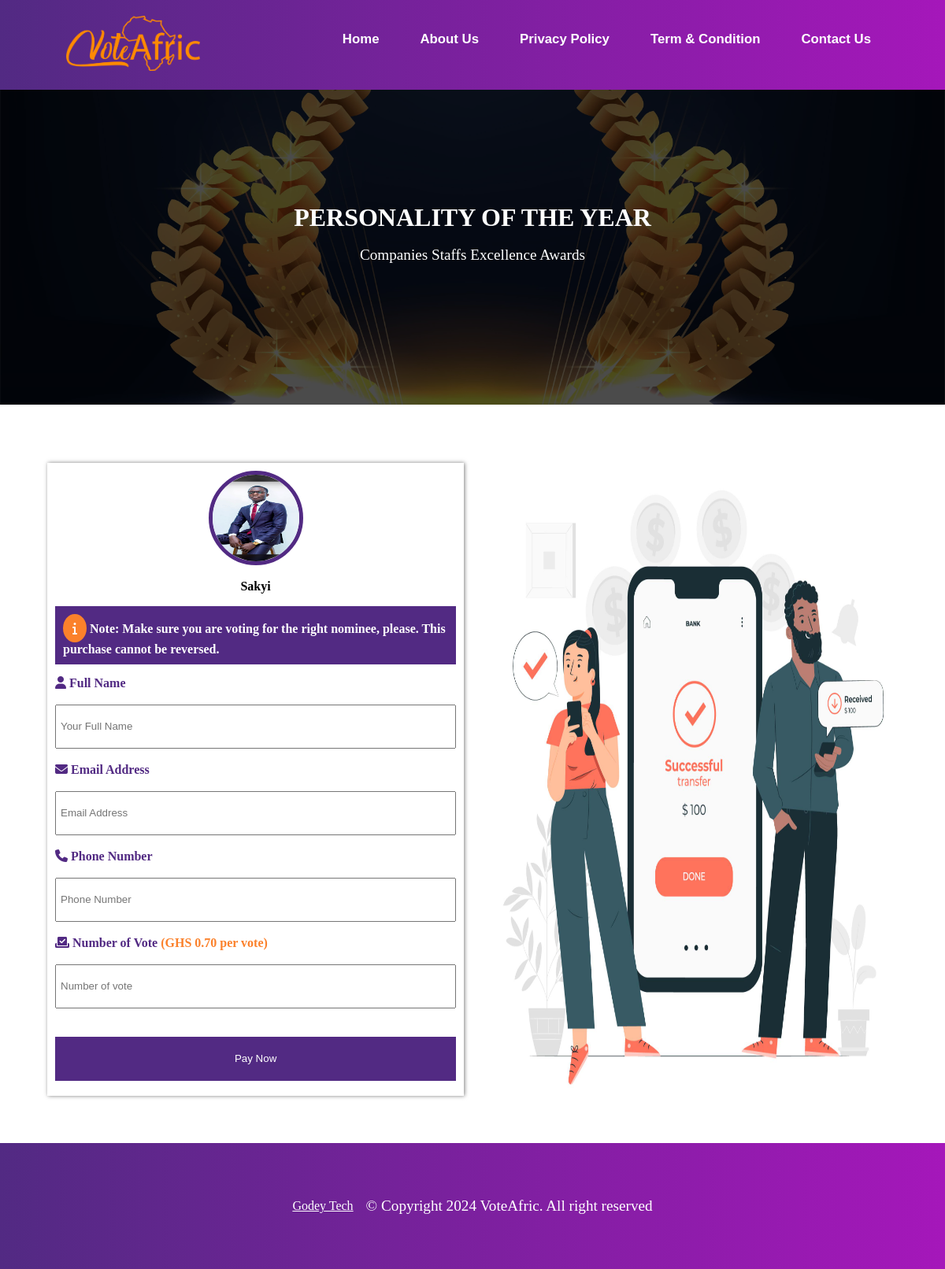
The app's page /payment/vote/personalityoftheyearbbsakyi2024/ with its own data.
### payment/models.py (models this page shows, shortened)
class Nominees(models.Model):
    category = models.ForeignKey(Category, on_delete=models.CASCADE, null=True)
    sub_category = models.ForeignKey(SubCategory, on_delete=models.CASCADE, null=True)
    name = models.CharField(max_length=100)
    image = models.ImageField(upload_to="nominees")
    slug = models.SlugField(unique=True, null=True)
    total_vote = models.IntegerField(default=0, null=True)
    can_vote = models.BooleanField(default=True)
    can_see_result = models.BooleanField(default=True)
    date_added = models.DateTimeField(timezone.now, null=True)
    class Meta:
        verbose_name_plural = "nominees"
        ordering = ('-total_vote',)

### vote/models.py (models this page shows)
class SubCategory(models.Model):
    category = models.ForeignKey(Category, on_delete=models.CASCADE)
    content = models.CharField(max_length=100)
    slug = models.SlugField(unique=True)
    date = models.DateTimeField(timezone.now)
    class Meta:
        verbose_name_plural = "sub categories"
        ordering = ('-date',)
    def __str__(self):
        return self.content

class Category(models.Model):
    award = models.CharField(max_length=100)
    title = models.CharField(max_length=100, null=True)
    image = models.ImageField(upload_to="category")
    slug = models.SlugField(unique=True)
    date = models.DateTimeField(timezone.now, null=True)
    class Meta:
        verbose_name_plural = "categories"
        ordering = ('-date',)
    def __str__(self):
        return self.award

### payment/views.py (the view, shortened to what this page needs)
# urls.py: path('vote/<slug:nominee_slug>/', views.vote, name='vote-page'),
def vote(request: HttpRequest, nominee_slug) -> HttpResponse:
    nominee = get_object_or_404(Nominees, slug=nominee_slug)
    context = {
        'title': 'Vote',
        'nominee': nominee,
    }
    return render(request, 'payment/vote.html', context)

### payment/templates/payment/vote.html (shortened to what this page needs)
{% extends 'vote/base.html' %}
{% load static %}
{% block content %}
<div class="banners">
    <img src="{% static 'vote/img/award-banner.jpg' %}" alt="image">
    <div class="banners-content">
        <h1>{% if nominee %}{{ nominee.sub_category }}{% else %}Award Name{% endif %}</h1>
        <br>
        <p>{% if nominee %}{{ nominee.category }}{% else %}Award Name{% endif %}</p>
    </div>
</div>
<div style="justify-content: center; text-align:center; padding: 5px;">
</div>
<section  class="paymentForm">
            <form class="form-for-voting" method="POST">
                <div class="nominee-details">
                    <img src="{{ nominee.image.url }}" alt="image" loading="lazy">
                    <br>
                    <h4>{{ nominee.name }}</h4>
                </div>
                <div class="alert">
                    <p><i class="fa-solid fa-info"></i> Note: Make sure you are voting for the right nominee, please. This purchase cannot be reversed.</p>
                </div>
                <label for=""><i class="fa-solid fa-user"></i> Full Name</label> <br>
                <input type="text" name="name" id="user-name" placeholder="Your Full Name" required> <br>
                <label for=""><i class="fa-solid fa-envelope"></i> Email Address</label> <br>
                <input type="email" name="email" id="email" placeholder="Email Address" required> <br>
                <label for=""><i class="fa-solid fa-phone"></i> Phone Number</label> <br>
                <input type="number" name="phone" id="" placeholder="Phone Number" required> <br>
                <label for=""><i class="fa-solid fa-check-to-slot"></i> Number of Vote <span>(GHS 0.70 per vote)</span></label> <br>
                <input type="number" name="vote" id="number-of-vote" placeholder="Number of vote" required> <br>
                <br>
                <button type="submit">Pay Now</button>
            </form>
            <div class="pay-img">
                <img src="{% static 'vote/img/pay.jpg' %}" alt="image" loading="lazy">
            </div>
</section>
{% endblock content %}

### vote/static/vote/style.css (style rules this page uses)
* { padding: 0; margin: 0; text-decoration: none; list-style: none; box-sizing: border-box; }
:root { --voiletColor: #522a83; --orangeColor: #fb812b; --whiteColor: #fff; }
.banners { position: relative; }
.banners img { width: 100%; height: 50vh; object-fit: cover; }
.banners-content { position: absolute; top: 0; background-color: rgba(0, 0, 0, 0.7); display: flex; flex-direction: column; justify-content: center; align-items: center; width: 100%; height: 50vh; color: var(--whiteColor); text-align: center; padding: 0 10px; }
.banners-content p { font-size: 1.2rem; }
.paymentForm { display: flex; padding: 5%; gap: 2rem; }
.paymentForm form { display: flex; flex-direction: column; padding: 10px; width: 100%; max-width: 100%; min-height: 70vh; box-shadow: 1px 0 5px rgba(0, 0, 0, 0.5); }
.paymentForm input { width: 100%; min-height: 7vh; padding: 5px; }
.paymentForm button { min-height: 7vh; background-color: var(--voiletColor); cursor: pointer; color: var(--whiteColor); border: none; }
.pay-img { width: 100%; max-width: 100%; }
.pay-img img { width: 100%; min-height: 100vh; }
.paymentForm form label span { color: var(--orangeColor); }
.paymentForm label { color: var(--voiletColor); font-weight: 800; }
.alert { display: flex; justify-content: center; align-items: center; flex-direction: column; background-color:var(--voiletColor); width: 100%; min-height: 7vh; margin-bottom: 2%; color: var(--whiteColor); font-weight: 800; padding: 10px; margin: 3% 0; }
.alert i { background-color: var(--orangeColor); padding:10px 12px; border-radius: 50%; }
.nominee-details { width: 100%; display: flex; flex-direction: column; justify-content: center; align-items: center; }
.nominee-details img { width: 100%; max-width: 120px; height: 120px; border-radius: 50%; border: solid 5px #522a83; }

### records on screen
Nominees: sub_category "PERSONALITY OF THE YEAR", category "Companies Staffs Excellence Awards", image (picture), name "Sakyi"
